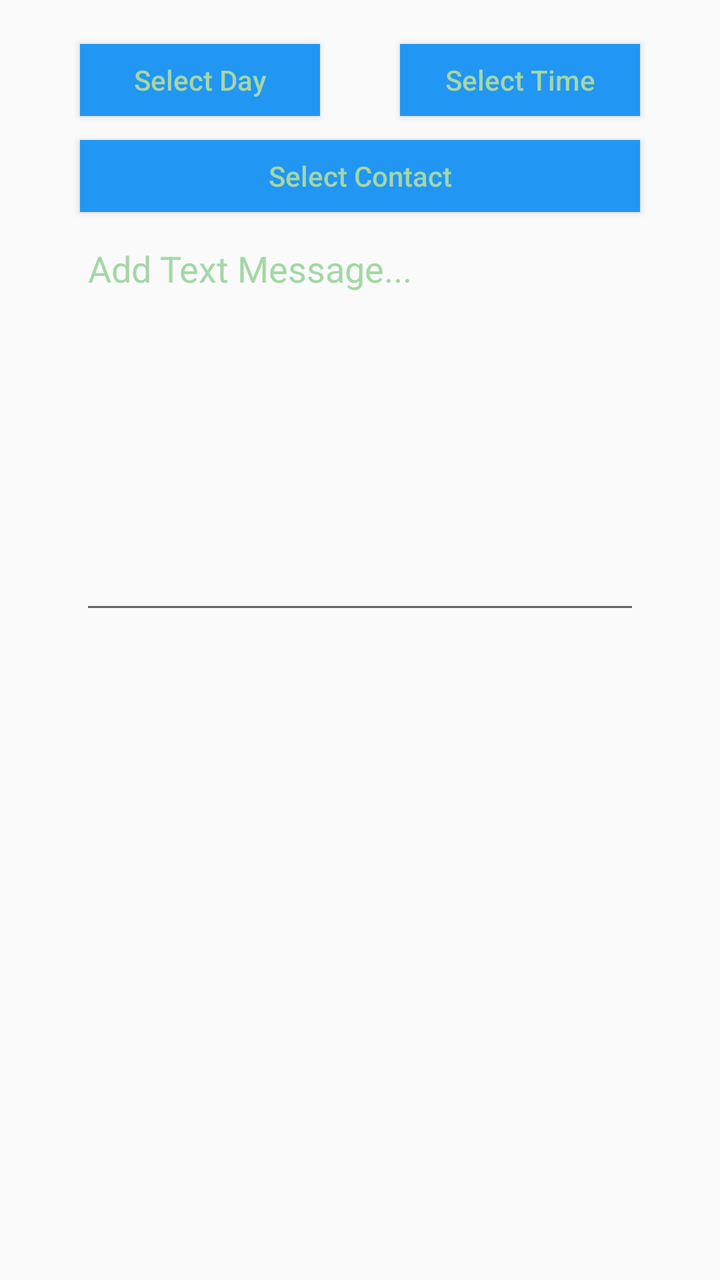
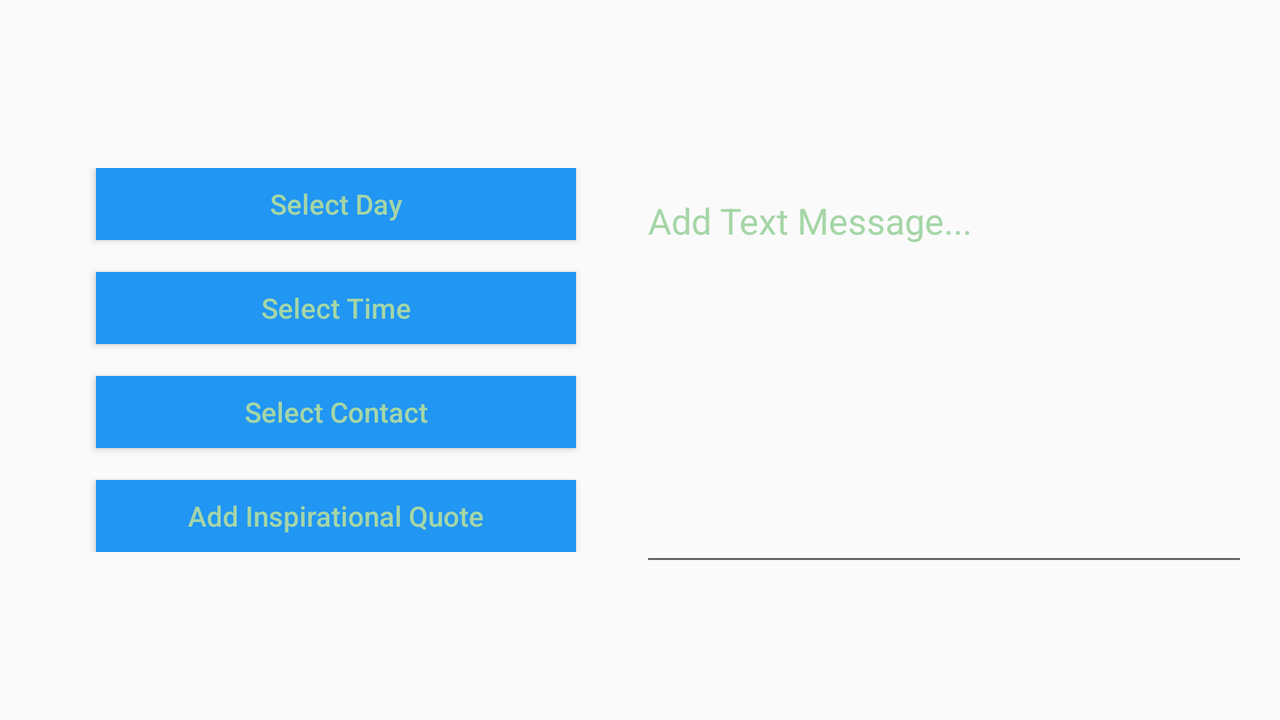

Compare how this app lays out the same screen by default and in its alternative resource folder. The renders come first, then the two layout files and the values they reference.
<!-- AndroidManifest.xml: application theme AppTheme -->
<!-- res/layout/fragment_add_text.xml -->
<?xml version="1.0" encoding="utf-8"?>
<ScrollView xmlns:android="http://schemas.android.com/apk/res/android"
            android:layout_width="match_parent"
            android:layout_height="match_parent">

    <LinearLayout
        android:layout_width="match_parent"
        android:layout_height="wrap_content"
        android:orientation="vertical"
        android:paddingBottom="@dimen/activity_vertical_margin"
        android:paddingLeft="@dimen/activity_horizontal_margin"
        android:paddingRight="@dimen/activity_horizontal_margin"
        android:paddingTop="@dimen/activity_vertical_margin">

        <RelativeLayout
            android:orientation="horizontal"
            android:layout_width="match_parent"
            android:layout_height="48dp"
            android:gravity="center">

            <Button
                style="@style/ButtonFont"
                android:id="@+id/add_text_date"
                android:layout_width="120dp"
                android:layout_height="36dp"
                android:layout_gravity="center_vertical|start"
                android:hint="@string/text_date_hint"/>

            <Button
                style="@style/ButtonFont"
                android:id="@+id/add_text_time"
                android:layout_toEndOf="@+id/add_text_date"
                android:layout_width="120dp"
                android:layout_height="36dp"
                android:layout_gravity="center_vertical|end"
                android:layout_marginStart="40dp"
                android:hint="@string/text_time_hint"/>

        </RelativeLayout>

        <LinearLayout
        android:layout_width="match_parent"
        android:layout_height="48dp"
            android:gravity="center">

        <Button
            style="@style/ButtonFont"
            android:id="@+id/add_text_contact"
            android:layout_width="280dp"
            android:layout_height="36dp"
            android:layout_gravity="center"
            android:hint="@string/contact_hint"
            android:singleLine="false"/>
        </LinearLayout>

        <EditText
            android:id="@+id/add_text_message"
            android:layout_width="280dp"
            android:layout_height="200dp"
            android:layout_gravity="center_horizontal|top"
            android:gravity="top"
            android:textColor="@color/colorAccent"
            android:hint="@string/message_hint"
            android:textColorHint="@color/colorAccent"/>

    </LinearLayout>
</ScrollView>
<!-- resources referenced by this layout -->
<resources>
  <color name="colorAccent">#A5D6A7</color>
  <dimen name="activity_horizontal_margin">16dp</dimen>
  <dimen name="activity_vertical_margin">16dp</dimen>
  <string name="contact_hint">Select Contact</string>
  <string name="message_hint">Add Text Message...</string>
  <string name="text_date_hint">Select Day</string>
  <string name="text_time_hint">Select Time</string>
  <style name="ButtonFont">
          <item name="android:height">36dp</item>
          <item name="android:paddingTop">6dp</item>
          <item name="android:paddingBottom">6dp</item>
          <item name="android:background">@color/colorPrimary</item>
          <item name="android:textColor">@color/colorAccent</item>
          <item name="android:textColorHint">@color/colorAccent</item>
      </style>
  <style name="AppTheme" parent="Theme.AppCompat.Light.NoActionBar">
          
          <item name="colorPrimary">@color/colorPrimary</item>
          <item name="colorPrimaryDark">@color/colorPrimaryDark</item>
          <item name="colorAccent">@color/colorAccent</item>
      </style>
  <color name="colorPrimary">#2196F3</color>
  <color name="colorPrimaryDark">#1976D2</color>
</resources>
<!-- res/layout-land/fragment_add_text.xml (the repository's variant of the layout above) -->
<!-- drawn on the phone turned sideways -->
<?xml version="1.0" encoding="utf-8"?>
<ScrollView xmlns:android="http://schemas.android.com/apk/res/android"
    android:layout_width="match_parent"
    android:layout_height="match_parent">

    <LinearLayout
        android:layout_width="match_parent"
        android:layout_height="wrap_content"
        android:orientation="horizontal"
        android:paddingBottom="@dimen/activity_vertical_margin"
        android:paddingLeft="@dimen/activity_horizontal_margin"
        android:paddingRight="@dimen/activity_horizontal_margin"
        android:paddingTop="@dimen/activity_vertical_margin"
        android:layout_gravity="center"
        android:gravity="center">

        <LinearLayout
            android:layout_width="0dp"
            android:layout_height="wrap_content"
            android:layout_weight="1"
            android:orientation="vertical">


        <Button
            android:id="@+id/add_text_date"
            style="@style/ButtonFont"
            android:layout_width="240dp"
            android:layout_height="36dp"
            android:layout_gravity="center_horizontal"
            android:hint="@string/text_date_hint" />

        <Button
            android:id="@+id/add_text_time"
            style="@style/ButtonFont"
            android:layout_width="240dp"
            android:layout_height="36dp"
            android:layout_gravity="center_horizontal"
            android:layout_marginTop="16dp"
            android:hint="@string/text_time_hint" />

        <Button
            android:id="@+id/add_text_contact"
            style="@style/ButtonFont"
            android:layout_width="240dp"
            android:layout_height="36dp"
            android:layout_gravity="center_horizontal"
            android:layout_marginTop="16dp"
            android:hint="@string/contact_hint"
            android:maxLines="1"/>

        <Button
            android:id="@+id/add_text_quote"
            style="@style/ButtonFont"
            android:layout_width="240dp"
            android:layout_height="36dp"
            android:layout_gravity="center_horizontal"
            android:layout_marginTop="16dp"
            android:hint="@string/add_quote"
            android:maxLines="1"/>
        </LinearLayout>
        <LinearLayout
            android:layout_width="0dp"
            android:layout_height="wrap_content"
            android:layout_weight="1"
            android:orientation="vertical">

        <EditText
            android:id="@+id/add_text_message"
            android:layout_width="match_parent"
            android:layout_height="200dp"
            android:layout_weight="1"
            android:layout_gravity="center_horizontal|top"
            android:layout_marginTop="16dp"
            android:gravity="top"
            android:hint="@string/message_hint"
            android:textColor="@color/colorAccent"
            android:textColorHint="@color/colorAccent" />
    </LinearLayout>

    </LinearLayout>
</ScrollView>
<!-- resources referenced by the variant -->
<!-- as the phone turned sideways resolves them -->
<resources>
  <color name="colorAccent">#A5D6A7</color>
  <dimen name="activity_horizontal_margin">16dp</dimen>
  <dimen name="activity_vertical_margin">16dp</dimen>
  <string name="add_quote">Add Inspirational Quote</string>
  <string name="contact_hint">Select Contact</string>
  <string name="message_hint">Add Text Message...</string>
  <string name="text_date_hint">Select Day</string>
  <string name="text_time_hint">Select Time</string>
  <style name="ButtonFont">
          <item name="android:height">36dp</item>
          <item name="android:paddingTop">6dp</item>
          <item name="android:paddingBottom">6dp</item>
          <item name="android:background">@color/colorPrimary</item>
          <item name="android:textColor">@color/colorAccent</item>
          <item name="android:textColorHint">@color/colorAccent</item>
      </style>
  <style name="AppTheme" parent="Theme.AppCompat.Light.NoActionBar">
          
          <item name="colorPrimary">@color/colorPrimary</item>
          <item name="colorPrimaryDark">@color/colorPrimaryDark</item>
          <item name="colorAccent">@color/colorAccent</item>
      </style>
  <color name="colorPrimary">#2196F3</color>
  <color name="colorPrimaryDark">#1976D2</color>
</resources>
